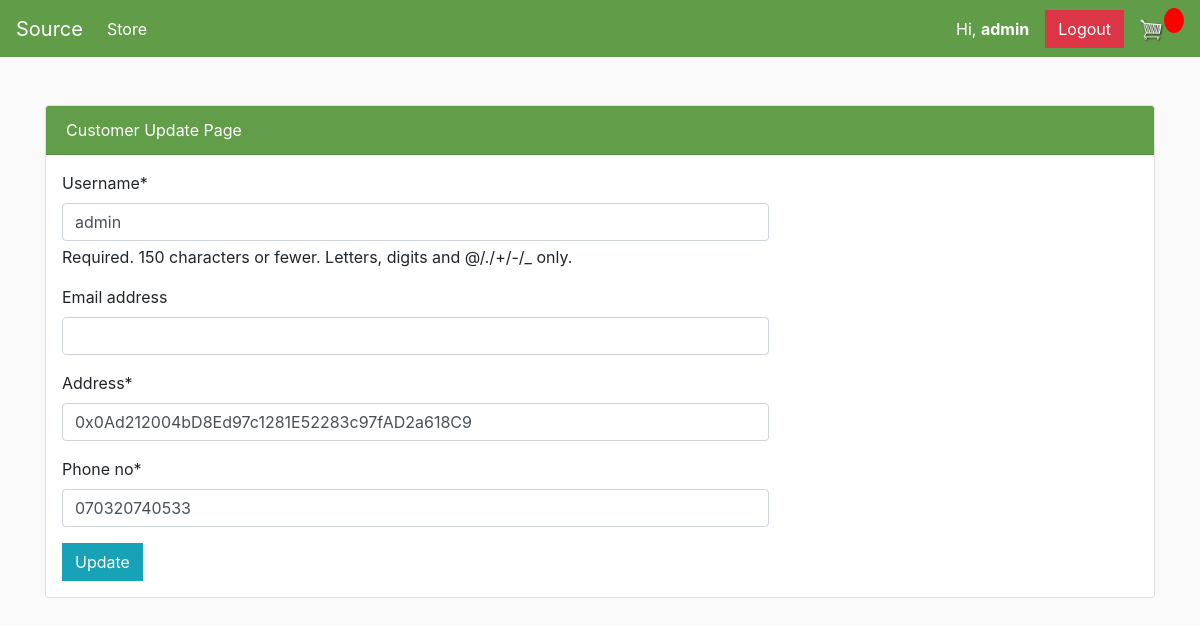
Screenshot of /user/profile/update/ (signed in) with the database file from the repository.
### customer/models.py (models this page shows, shortened)
class Customer(models.Model):
	user = models.OneToOneField(User, null=True, blank=True, on_delete=models.CASCADE,
                             related_name="customer")
	address = models.CharField(max_length=200, null=True)
	phone_no = models.CharField(max_length=50, null=True)

### customer/views.py (the view)
# urls.py: path('profile/update/', profile_update,
def profile_update(request):
    if request.method == 'POST':
        u_form = UserUpdateForm(request.POST, instance=request.user)
        p_form = ProfileUpdateForm(
            request.POST, request.FILES, instance=request.user.customer)
        if u_form.is_valid() and p_form.is_valid():
            u_form.save()
            p_form.save()
            return redirect('user-profile')
    else:
        u_form = UserUpdateForm(instance=request.user)
        p_form = ProfileUpdateForm(instance=request.user.customer)
    context = {
        'u_form': u_form,
        'p_form': p_form,
    }
    return render(request, 'customer/profile_update.html', context)

### customer/forms.py
class UserUpdateForm(forms.ModelForm):
    class Meta:
        model = User
        fields = ['username', 'email']

class ProfileUpdateForm(forms.ModelForm):
    class Meta:
        model = Customer
        fields = ['address', 'phone_no']

### templates/customer/profile_update.html (shortened to what this page needs)
{% extends 'main.html' %}
{% load crispy_forms_tags %}
{% block content %}
<div class="row my-4">
    <div class="col-md-12">
        <div class="card">
            <div class="card-header bg-info text-white">
                Customer Update Page
            </div>
            <div class="row p-3">
                <div class="col-md-8">
                    <form method="POST" enctype="multipart/form-data">
                        {{ u_form|crispy }}
                        {{ p_form|crispy }}
                        <input class="btn btn-info" type="submit" value="Update">
                    </form>
                </div>
            </div>
        </div>
    </div>
</div>
{% endblock %}

### templates/main.html (shortened to what this page needs)
<!DOCTYPE html>
{% load static %}
<html>
<head>
	<link rel="stylesheet" href="https://stackpath.bootstrapcdn.com/bootstrap/4.4.1/css/bootstrap.min.css">
	<link rel="stylesheet" href="https://use.fontawesome.com/releases/v5.15.2/css/all.css"
>
	<link rel="stylesheet" type="text/css" href="{% static 'css/main.css' %}">
</head>
<body>
	<nav class="navbar navbar-expand-lg navbar-dark bg-dark">
	  <a class="navbar-brand" href="{% url 'store' %}">Source</a>
	  <div class="collapse navbar-collapse" id="navbarSupportedContent">
	    <ul class="navbar-nav mr-auto">
	      <li class="nav-item active">
	        <a class="nav-link" href="{% url 'store' %}">Store <span class="sr-only">(current)</span></a>
	      </li>
	    </ul>
	    <div class="form-inline my-2 my-lg-0">
			{% if not user.is_authenticated %}
	     	<a href="{% url 'user-login' %}"class="btn btn-warning">Login</a>
	     	{% else %}
			<a href="{% url 'user-profile' %}" class="nav-link  text-white">Hi, <strong>{{ user.username }}</strong></a>
			<a href="{% url 'user-logout' %}"class="btn btn-danger"><span>Logout</span></a>
			{% endif %}
	     	<a href="{% url 'cart' %}">
	    		<img  id="cart-icon" src="{% static 'images/cart.png' %}">
	    	</a>
	    	<p id="cart-total"> {{cartItems}} </p>
	    </div>
	  </div>
	</nav>
     <div class="container">
            <br>
            {% block content %}
            {% endblock content %}
         </div>
</body>
</html>

### static/css/main.css (style rules this page uses)
body { background-color: hsl(0, 0%, 98%); }
.bg-info { background-color:#498f2ddc!important; }
.bg-dark { background-color: #498f2ddc!important; }
#cart-icon { width:25px; display: inline-block; margin-left: 15px; }
#cart-total { display: block; text-align: center; color:#fff; background-color: red; width: 20px; height: 25px; border-radius: 50%; font-size: 14px; }
.btn { border-radius: 0; }

### rows the page displays
Customer: address "0x0Ad212004bD8Ed97c1281E52283c97fAD2a618C9", phone_no "070320740533"

### other values shown
{{ user.username }} "admin"
